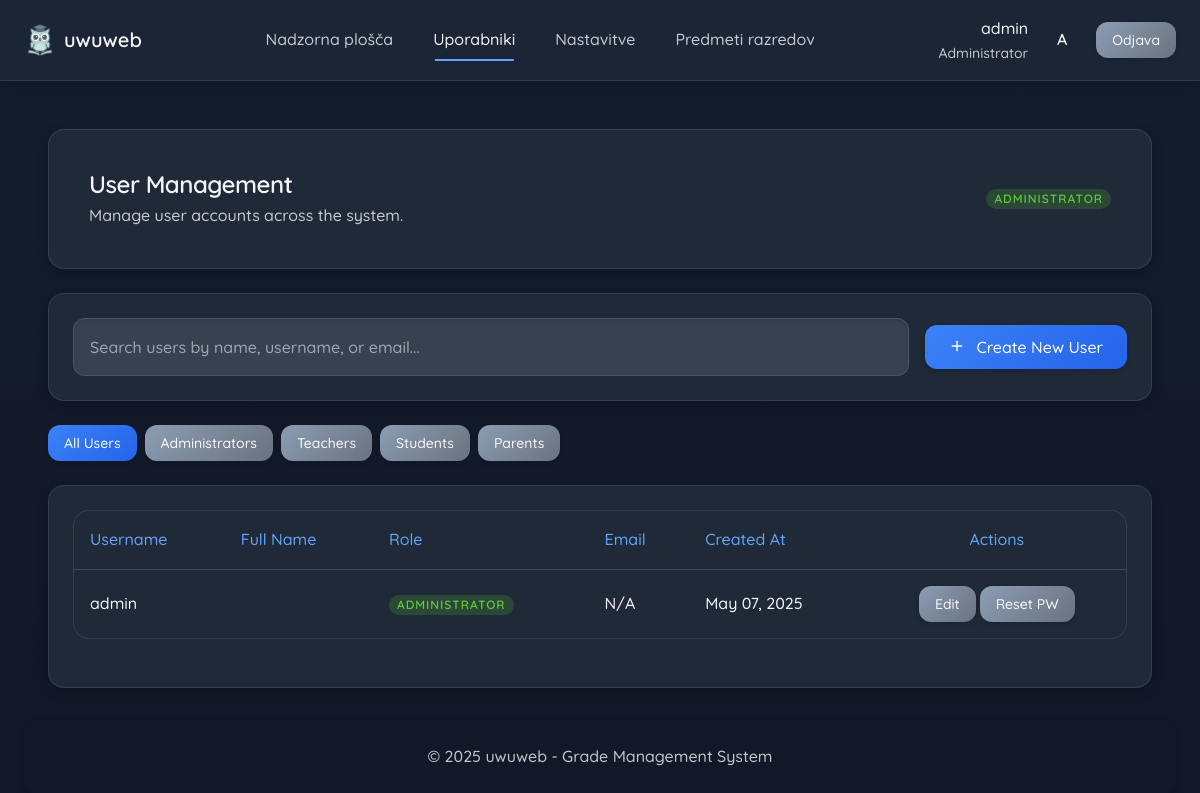
The page /admin/users.php (signed in) on the database its author committed.
### tables this page shows
CREATE TABLE users
(
    user_id   INT AUTO_INCREMENT PRIMARY KEY,
    username  VARCHAR(50)  NOT NULL UNIQUE,
    pass_hash VARCHAR(255) NOT NULL,
    role_id   INT          NOT NULL,
    created_at TIMESTAMP DEFAULT CURRENT_TIMESTAMP,
    FOREIGN KEY (role_id) REFERENCES roles (role_id)
);

CREATE TABLE roles
(
    role_id INT AUTO_INCREMENT PRIMARY KEY,
    name VARCHAR(50) NOT NULL
);

### admin/admin_functions.php (called while the page is built, shortened)
<?php
function getAllUsers(): array
{
    try {
        $pdo = safeGetDBConnection('getAllUsers');
        $query = "SELECT u.*, r.name as role_name,
                    CASE
                        WHEN u.role_id = 3 THEN s.first_name
                        END as first_name,
                    CASE
                        WHEN u.role_id = 3 THEN s.last_name
                        END as last_name
                FROM users u
                JOIN roles r ON u.role_id = r.role_id
                LEFT JOIN students s ON u.role_id = 3 AND u.user_id = s.user_id
                ORDER BY u.username";
        return $pdo->query($query)->fetchAll(PDO::FETCH_ASSOC);
    } catch (PDOException $e) {
        logDBError("Napaka pri pridobivanju uporabnikov: " . $e->getMessage());
        return [];
    }
}

### admin/users.php (the view, shortened to what this page needs)
<?php
require_once 'admin_functions.php';
require_once '../includes/header.php';
$users = getAllUsers();
$roleFilter = $_GET['role'] ?? 'all';
?>
<div class="container mt-lg">
    <div class="card shadow mb-lg page-transition">
        <div class="card__content p-md d-flex justify-between items-center">
            <div>
                <h1 class="text-xl font-bold mt-0 mb-xs">User Management</h1>
                <p class="text-secondary mt-0 mb-0">Manage user accounts across the system.</p>
            </div>
            <div class="role-badge role-admin">Administrator</div>
        </div>
    </div>
    <div class="card shadow mb-lg">
        <div class="card__content">
            <div class="d-flex justify-between items-center flex-wrap gap-md">
                <div class="form-group mb-0 flex-grow-1">
                    <input type="text" id="searchInput" class="form-input"
                           placeholder="Search users by name, username, or email...">
                </div>
                <button id="createUserBtn" class="btn btn-primary">
                    <span class="btn-icon">
                        <svg width="16" height="16" viewBox="0 0 24 24" fill="none" stroke="currentColor"
                             stroke-width="2" stroke-linecap="round" stroke-linejoin="round">
                            <line x1="12" y1="5" x2="12" y2="19"></line>
                            <line x1="5" y1="12" x2="19" y2="12"></line>
                        </svg>
                    </span>
                    Create New User
                </button>
            </div>
        </div>
    </div>
    <div class="mb-lg">
        <div class="d-flex gap-sm flex-wrap">
            <a href="?role=all"
               class="role-filter btn btn-sm <?= $roleFilter === 'all' ? 'btn-primary' : 'btn-secondary' ?>">
                All Users
            </a>
            <a href="?role=admin"
               class="role-filter btn btn-sm <?= $roleFilter === 'admin' ? 'btn-primary' : 'btn-secondary' ?>">
                Administrators
            </a>
            <a href="?role=teacher"
               class="role-filter btn btn-sm <?= $roleFilter === 'teacher' ? 'btn-primary' : 'btn-secondary' ?>">
                Teachers
            </a>
            <a href="?role=student"
               class="role-filter btn btn-sm <?= $roleFilter === 'student' ? 'btn-primary' : 'btn-secondary' ?>">
                Students
            </a>
            <a href="?role=parent"
               class="role-filter btn btn-sm <?= $roleFilter === 'parent' ? 'btn-primary' : 'btn-secondary' ?>">
                Parents
            </a>
        </div>
    </div>
    <div class="card shadow mb-lg">
        <div class="card__content">
            <div class="table-responsive">
                <table class="data-table w-full" id="usersTable">
                    <thead>
                    <tr>
                        <th class="text-left">Username</th>
                        <th class="text-left">Full Name</th>
                        <th class="text-left">Role</th>
                        <th class="text-left">Email</th>
                        <th class="text-left">Created At</th>
                        <th class="text-center">Actions</th>
                    </tr>
                    </thead>
                    <tbody>
                    <?php if (empty($users)): ?>
                        <tr>
                            <td colspan="6" class="text-center py-md">No users found matching the criteria.</td>
                        </tr>
                    <?php else: ?>
                        <?php foreach ($users as $user): ?>
                            <?php
                            $roleClass = strtolower($user['role_name']);
                            if ($roleClass === 'administrator') $roleClass = 'admin';
                            ?>
                            <tr data-role="<?= strtolower($user['role_name']) ?>"
                                data-search-terms="<?= strtolower(htmlspecialchars($user['username'] . ' ' . $user['first_name'] . ' ' . $user['last_name'] . ' ' . ($user['email'] ?? ''))) ?>">
                                <td><?= htmlspecialchars($user['username']) ?></td>
                                <td><?= htmlspecialchars($user['first_name'] . ' ' . $user['last_name']) ?></td>
                                <td>
                                        <span class="role-badge role-<?= $roleClass ?>">
                                            <?= htmlspecialchars(ucfirst($user['role_name'])) ?>
                                        </span>
                                </td>
                                <td><?= htmlspecialchars($user['email'] ?? 'N/A') ?></td>
                                <td><?= date('M d, Y', strtotime($user['created_at'])) ?></td>
                                <td>
                                    <div class="d-flex gap-xs justify-center">
                                        <button class="btn btn-secondary btn-sm edit-user-btn"
                                                data-id="<?= $user['user_id'] ?>">Edit
                                        </button>
                                        <button class="btn btn-secondary btn-sm reset-pwd-btn"
                                                data-id="<?= $user['user_id'] ?>"
                                                data-username="<?= htmlspecialchars($user['username']) ?>">Reset PW
                                        </button>
                                    </div>
                                </td>
                            </tr>
                        <?php endforeach; ?>
                    <?php endif; ?>
                    </tbody>
                </table>
            </div>
        </div>
    </div>
</div>
<?php include '../includes/footer.php'; ?>

### rows shown on the page
users: username "admin", role.name "ADMINISTRATOR", email "N/A", created_at "May 07, 2025"

### other values the page prints
$username "admin"
$roleName "Administrator"
mb_substr($username, 0, 1) "A"
